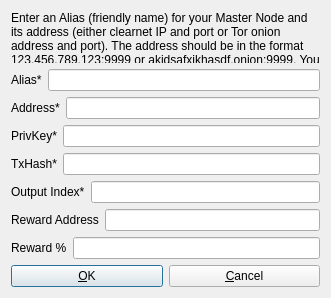
<?xml version="1.0" encoding="UTF-8"?>
<ui version="4.0">
 <class>AddEditAdrenalineNode</class>
 <widget class="QDialog" name="AddEditAdrenalineNode">
  <property name="geometry">
   <rect>
    <x>0</x>
    <y>0</y>
    <width>331</width>
    <height>298</height>
   </rect>
  </property>
  <property name="windowTitle">
   <string>Add/Edit XKY Node</string>
  </property>
  <property name="modal">
   <bool>true</bool>
  </property>
  <layout class="QVBoxLayout" name="verticalLayout">
   <item>
    <widget class="QLabel" name="label_9">
     <property name="sizePolicy">
      <sizepolicy hsizetype="Preferred" vsizetype="Expanding">
       <horstretch>0</horstretch>
       <verstretch>0</verstretch>
      </sizepolicy>
     </property>
     <property name="text">
      <string>&lt;html&gt;&lt;head/&gt;&lt;body&gt;&lt;p&gt;Enter an Alias (friendly name) for your Master Node and its address (either clearnet IP and port or Tor onion address and port). The address should be in the format 123.456.789.123:9999 or akjdsafxjkhasdf.onion:9999. You must send exactly 10000 XKY to the collateral address.&lt;/p&gt;&lt;/body&gt;&lt;/html&gt;</string>
     </property>
     <property name="wordWrap">
      <bool>true</bool>
     </property>
    </widget>
   </item>
   <item>
    <layout class="QHBoxLayout" name="horizontalLayout_4">
     <property name="bottomMargin">
      <number>0</number>
     </property>
     <item>
      <widget class="QLabel" name="label_4">
       <property name="text">
        <string>Alias*</string>
       </property>
      </widget>
     </item>
     <item>
      <widget class="QLineEdit" name="aliasLineEdit"/>
     </item>
    </layout>
   </item>
   <item>
    <layout class="QHBoxLayout" name="horizontalLayout_5">
     <property name="bottomMargin">
      <number>0</number>
     </property>
     <item>
      <widget class="QLabel" name="label_6">
       <property name="text">
        <string>Address*</string>
       </property>
      </widget>
     </item>
     <item>
      <widget class="QLineEdit" name="addressLineEdit"/>
     </item>
    </layout>
   </item>
   <item>
    <layout class="QHBoxLayout" name="horizontalLayout_3">
     <property name="bottomMargin">
      <number>0</number>
     </property>
     <item>
      <widget class="QLabel" name="label_5">
       <property name="text">
        <string>PrivKey*</string>
       </property>
      </widget>
     </item>
     <item>
      <widget class="QLineEdit" name="privkeyLineEdit"/>
     </item>
    </layout>
   </item>
   <item>
    <layout class="QHBoxLayout" name="horizontalLayout_2">
     <property name="bottomMargin">
      <number>0</number>
     </property>
     <item>
      <widget class="QLabel" name="label_2">
       <property name="text">
        <string>TxHash*</string>
       </property>
      </widget>
     </item>
     <item>
      <widget class="QLineEdit" name="txhashLineEdit"/>
     </item>
    </layout>
   </item>
   <item>
    <layout class="QHBoxLayout" name="horizontalLayout_8">
     <property name="bottomMargin">
      <number>0</number>
     </property>
     <item>
      <widget class="QLabel" name="label_8">
       <property name="text">
        <string>Output Index*</string>
       </property>
      </widget>
     </item>
     <item>
      <widget class="QLineEdit" name="outputindexLineEdit"/>
     </item>
    </layout>
   </item>
   <item>
    <layout class="QHBoxLayout" name="horizontalLayout_6">
     <property name="bottomMargin">
      <number>0</number>
     </property>
     <item>
      <widget class="QLabel" name="label_3">
       <property name="text">
        <string>Reward Address</string>
       </property>
      </widget>
     </item> 
     <item>
      <widget class="QLineEdit" name="rewardaddressLineEdit"/>
     </item>
    </layout>
   </item>
   <item>
    <layout class="QHBoxLayout" name="horizontalLayout_7">
     <property name="bottomMargin">
      <number>0</number>
     </property>
     <item>
      <widget class="QLabel" name="label_7">
       <property name="text">
        <string>Reward %</string>
       </property>
      </widget>
     </item>
     <item>
      <widget class="QLineEdit" name="rewardpercentageLineEdit"/>
     </item>
    </layout>
   </item>
   <item>
    <layout class="QHBoxLayout" name="horizontalLayout_Buttons">
     <item>
      <widget class="QPushButton" name="okButton">
       <property name="text">
        <string>&amp;OK</string>
       </property>
      </widget>
     </item>
     <item>
      <widget class="QPushButton" name="cancelButton">
       <property name="text">
        <string>&amp;Cancel</string>
       </property>
       <property name="autoDefault">
        <bool>false</bool>
       </property>
      </widget>
     </item>
    </layout>
   </item>
  </layout>
 </widget>
 <resources/>
 <connections/>
</ui>
